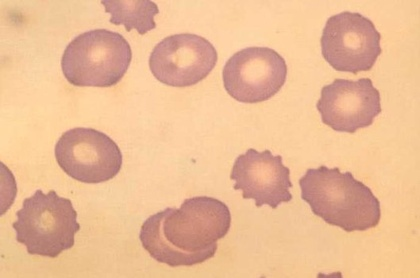
%> input picture easy/2.jpg, 420 x 278 px, shrunk from 529 x 350 before the run
$ octave myedge.m   (GNU Octave 9; MATLAB toolbox functions it lacks are replaced by stand-ins)
%> lines starting %> are read from the running program, lines starting %| are printed output that depends on the picture; in (x1, y1, x2, y2) boxes, pixels count from 0 and x2, y2 are one past the last pixel; in counts of white or black regions, pixels touching at a corner belong together; the program's own positions count from 1
clc
close all
clear
%%%生成高斯平滑滤波模板%%%
%%%%%%%%%%%%%%%%%%%%%%%%%
hg=zeros(3,3);
%设定高斯平滑滤波模板的大小为3*3
delta=0.5;
for x=1:1:3
    for y=1:1:3
        u=x-2;
        v=y-2;
        hg(x,y)=exp(-(u^2+v^2)/(2*pi*delta^2));
    end
end
h=hg/sum(hg(:));
%%%%%%%%%%%%%%%%%
%%%%%%%%%%%%%%%%%读入图像%%%%%%%%%%%%%%%%
%%%%%%%%%%%%%%%%%%%%%%%%
f = imread('easy/2.jpg');
%> f is the input picture: size 278x420x3 uint8; mean R, G, B 234.6, 186.5, 148.3
% 读入图像文件
f=rgb2gray(im2double(f));
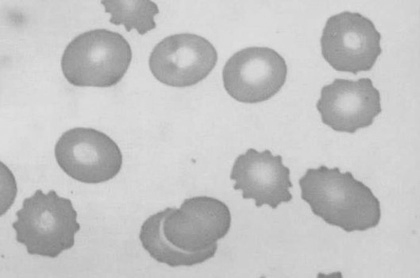
%> f: size 278x420 double; min 0.501, max 0.878, mean 0.771
imshow(f)
title('原始图像');
figure,imshow(edge(f,'Roberts'));
%> after `imshow(edge(f,'Roberts'))`:
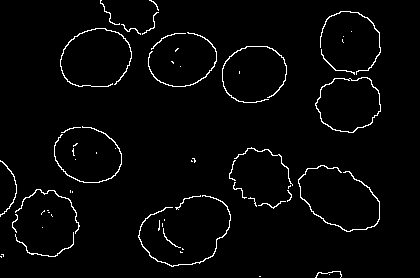
%> displayed picture: size 278x420 logical; 2.6% white in thin lines or dots
title('edge');
[m,n]=size(f);
%> m = 278; n = 420
ftemp=zeros(m,n);
rowhigh=m-1;
%> rowhigh = 277
colhigh=n-1;
%> colhigh = 419
%%%高斯滤波%%%
for x=2:1:rowhigh-1
    for y=2:1:colhigh-1
        mod=[f(x-1,y-1) f(x-1,y) f(x-1,y+1); f(x,y-1) f(x,y) f(x,y+1);f(x+1,y-1) f(x+1,y) f(x+1,y+1)];
        A=h.*mod;
        ftemp(x,y)=sum(A(:));
    end
end
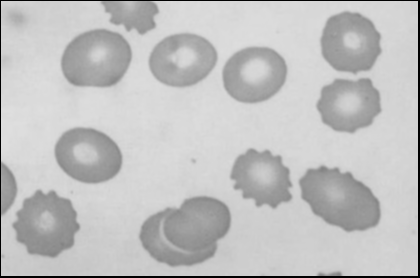
%> ftemp: size 278x420 double; min 0, max 0.874, mean 0.757
f=ftemp;
figure,imshow(f);
title('通过高斯滤波器后的图像');
% %%%%%%%%%%%%%%%%%%%%%%%%%%%%%%%%
%%%利用roberts算子进行边缘检测%%%%
%%%%%%%%%%%%%%%%%%%%%%%%%%%%%%%
sx=[-1 -2 -1;0 0 0;1 2 1];
sy=[-1 0 1;-2 0 2;-1 0 1];%Roberts
% sx=[-1 -2 -1;0 0 0;1 2 1];
% sy=[-1 0 1;-2 0 2;-1 0 1];%Sobel
for x=2:1:rowhigh-1
    for y=2:1:colhigh-1
        mod=[f(x-1,y-1) f(x-1,y) f(x-1,y+1); f(x,y-1) f(x,y) f(x,y+1);f(x+1,y-1) f(x+1,y) f(x+1,y+1)];
        fsx=sx.*mod;
        fsy=sy.*mod;
        ftemp(x,y)=sqrt((sum(fsx(:)))^2+(sum(fsy(:)))^2);
    end
end
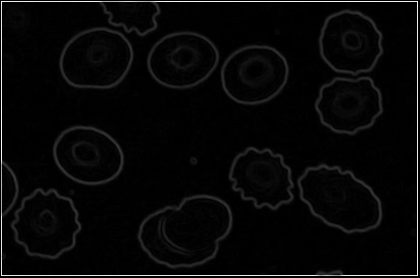
%> ftemp: size 278x420 double; min 0, max 3.51, mean 0.103; drawn with min black and max white
fr=im2uint8(ftemp);
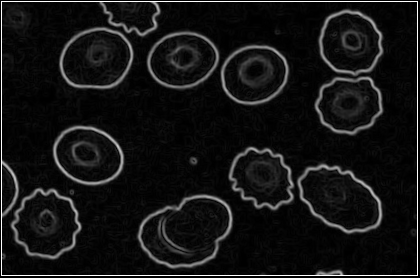
%> fr: size 278x420 uint8; min 0, max 255, mean 19.7
figure,imshow(fr);
title('用roberts算子边缘检测的原始图像');
%%%域值分割%%%
TH1=110;
%设定阈值
for x=2:1:rowhigh-1
    for y=2:1:colhigh-1
        if (fr(x,y)>=TH1)&&((fr(x,y-1) <= fr(x,y)) && (fr(x,y) > fr(x,y+1)) )
            fr(x,y)=255;
        elseif(fr(x,y)>=TH1)&&( (fr(x-1,y) <=fr(x,y)) && (fr(x,y) >fr(x+1,y)))
            fr(x,y)=255;
        else fr(x,y)=0;
        end
    end
end
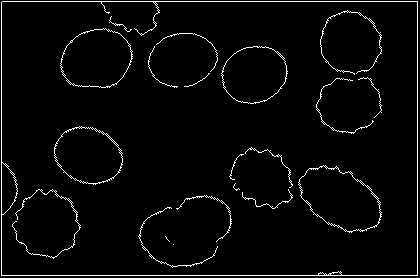
%> fr: size 278x420 uint8; 3.2% white in thin lines or dots
figure,imshow(~im2bw(fr));
title('用roberts算子边缘检测并细化后的图像');

$ run again, with easy/1.jpg copied over easy/2.jpg
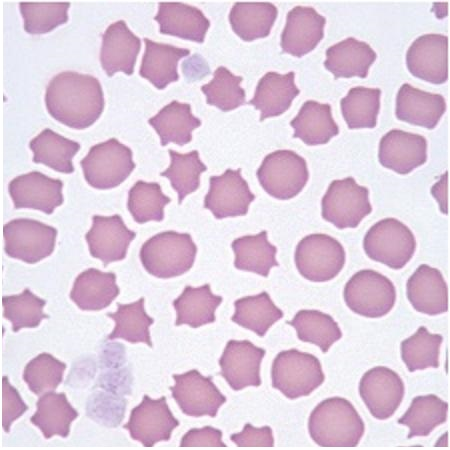
%> input picture easy/1.jpg, 450 x 450 px
%> f is the input picture: size 450x450x3 uint8; mean R, G, B 223, 202.6, 220.9
%> f: size 450x450 double
%> `imshow(edge(f,'Roberts'))`:
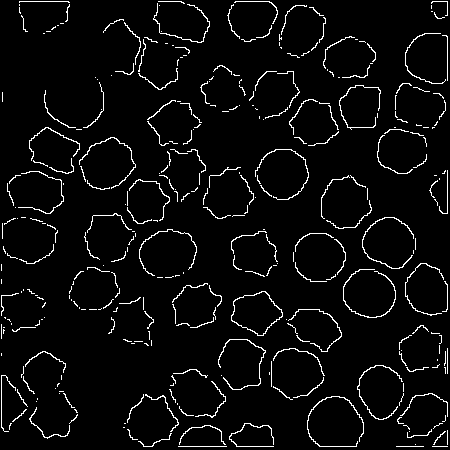
%> displayed picture: size 450x450 logical; 4.5% white in thin lines or dots
%> after the loop `for x=2:1:rowhigh-1`:
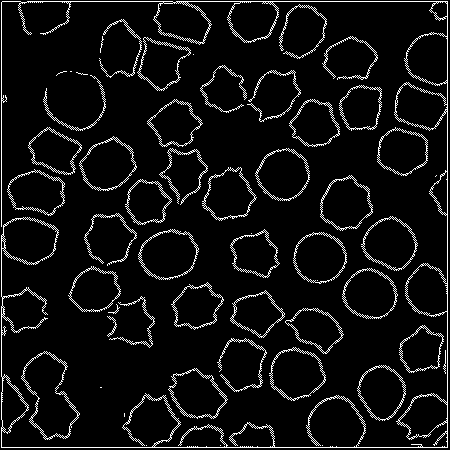
%> fr: size 450x450 uint8; 6.7% white in thin lines or dots

$ run again, with easy/11.jpg copied over easy/2.jpg
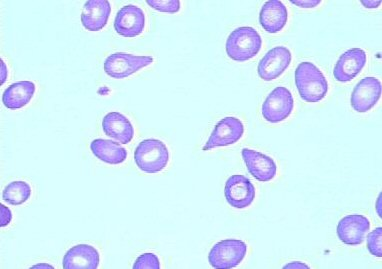
%> input picture easy/11.jpg, 382 x 269 px
%> f is the input picture: size 269x382x3 uint8; mean R, G, B 212.2, 236.7, 250.9
%> f: size 269x382 double
%> after the loop `for x=2:1:rowhigh-1`:
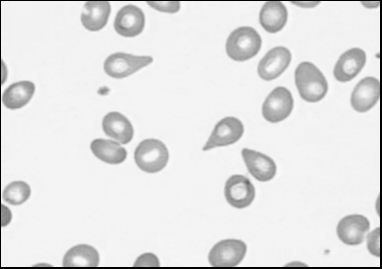
%> ftemp: size 269x382 double; min 0, max 0.986, mean 0.89
%> after the loop `for x=2:1:rowhigh-1`:
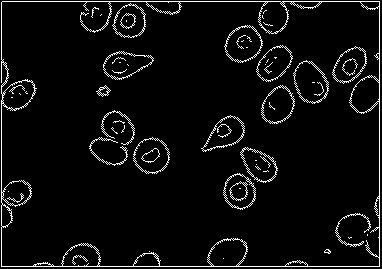
%> fr: size 269x382 uint8; 5.1% white in thin lines or dots
